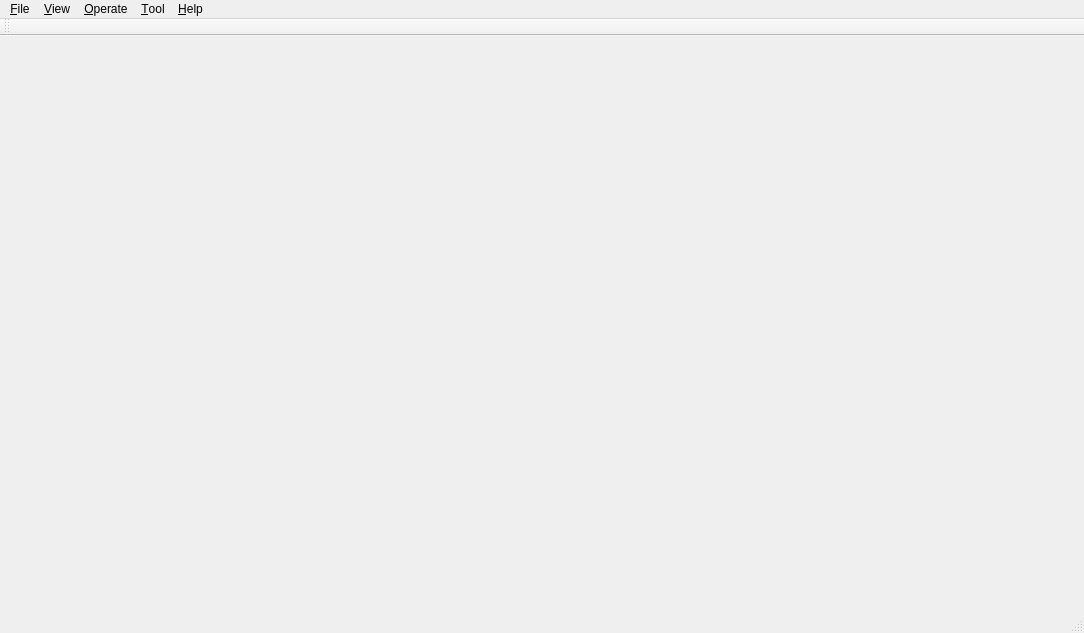
<?xml version="1.0" encoding="UTF-8"?>
<ui version="4.0">
 <class>MainWindow</class>
 <widget class="QMainWindow" name="MainWindow">
  <property name="geometry">
   <rect>
    <x>0</x>
    <y>0</y>
    <width>1084</width>
    <height>633</height>
   </rect>
  </property>
  <property name="windowTitle">
   <string>MEGAROBO</string>
  </property>
  <widget class="QTabWidget" name="centralWidget">
   <property name="tabBarAutoHide">
    <bool>true</bool>
   </property>
  </widget>
  <widget class="QMenuBar" name="menuBar">
   <property name="geometry">
    <rect>
     <x>0</x>
     <y>0</y>
     <width>1084</width>
     <height>23</height>
    </rect>
   </property>
   <widget class="QMenu" name="menuFile">
    <property name="title">
     <string>&amp;File</string>
    </property>
    <addaction name="actionExit"/>
   </widget>
   <widget class="QMenu" name="menuOperate">
    <property name="title">
     <string>&amp;Operate</string>
    </property>
    <addaction name="actionStop"/>
    <addaction name="separator"/>
    <addaction name="actionUpload"/>
    <addaction name="actionDownload"/>
    <addaction name="actionStore"/>
    <addaction name="actionSync"/>
    <addaction name="separator"/>
    <addaction name="actionSearch"/>
   </widget>
   <widget class="QMenu" name="menuHelp">
    <property name="title">
     <string>&amp;Help</string>
    </property>
    <addaction name="actionAbout"/>
   </widget>
   <widget class="QMenu" name="menuToo">
    <property name="title">
     <string>&amp;Tool</string>
    </property>
   </widget>
   <widget class="QMenu" name="menuView">
    <property name="title">
     <string>&amp;View</string>
    </property>
    <widget class="QMenu" name="menuLanguage">
     <property name="title">
      <string>&amp;Language</string>
     </property>
     <addaction name="actionChinese"/>
     <addaction name="actionEnglish"/>
    </widget>
    <widget class="QMenu" name="menuStyle">
     <property name="title">
      <string>&amp;Style</string>
     </property>
     <addaction name="actionMega"/>
     <addaction name="actionClassic"/>
    </widget>
    <addaction name="menuLanguage"/>
    <addaction name="menuStyle"/>
   </widget>
   <addaction name="menuFile"/>
   <addaction name="menuView"/>
   <addaction name="menuOperate"/>
   <addaction name="menuToo"/>
   <addaction name="menuHelp"/>
  </widget>
  <widget class="QToolBar" name="mainToolBar">
   <attribute name="toolBarArea">
    <enum>TopToolBarArea</enum>
   </attribute>
   <attribute name="toolBarBreak">
    <bool>false</bool>
   </attribute>
  </widget>
  <widget class="QStatusBar" name="statusBar"/>
  <action name="actionStop">
   <property name="text">
    <string>&amp;Stop</string>
   </property>
   <property name="shortcut">
    <string>Ctrl+E</string>
   </property>
  </action>
  <action name="actionExit">
   <property name="text">
    <string>&amp;Exit</string>
   </property>
   <property name="shortcut">
    <string>Ctrl+Q</string>
   </property>
  </action>
  <action name="actionAbout">
   <property name="text">
    <string>&amp;About</string>
   </property>
   <property name="shortcut">
    <string>Ctrl+I</string>
   </property>
  </action>
  <action name="actionHelp">
   <property name="text">
    <string>&amp;Help</string>
   </property>
   <property name="shortcut">
    <string>Ctrl+H</string>
   </property>
  </action>
  <action name="actionUpload">
   <property name="text">
    <string>&amp;Upload</string>
   </property>
   <property name="shortcut">
    <string>Ctrl+U</string>
   </property>
  </action>
  <action name="actionDownload">
   <property name="text">
    <string>&amp;Download</string>
   </property>
   <property name="shortcut">
    <string>Ctrl+D</string>
   </property>
  </action>
  <action name="actionStore">
   <property name="text">
    <string>S&amp;tore</string>
   </property>
   <property name="shortcut">
    <string>Ctrl+T</string>
   </property>
  </action>
  <action name="actionSync">
   <property name="text">
    <string>S&amp;ync</string>
   </property>
   <property name="shortcut">
    <string>Ctrl+Y</string>
   </property>
  </action>
  <action name="actionChinese">
   <property name="checkable">
    <bool>true</bool>
   </property>
   <property name="text">
    <string>&amp;Chinese</string>
   </property>
  </action>
  <action name="actionEnglish">
   <property name="checkable">
    <bool>true</bool>
   </property>
   <property name="checked">
    <bool>false</bool>
   </property>
   <property name="text">
    <string>&amp;English</string>
   </property>
  </action>
  <action name="actionMega">
   <property name="checkable">
    <bool>true</bool>
   </property>
   <property name="checked">
    <bool>false</bool>
   </property>
   <property name="text">
    <string>&amp;MEGAROBO</string>
   </property>
  </action>
  <action name="actionClassic">
   <property name="checkable">
    <bool>true</bool>
   </property>
   <property name="checked">
    <bool>false</bool>
   </property>
   <property name="text">
    <string>&amp;Classic</string>
   </property>
  </action>
  <action name="actionSearch">
   <property name="text">
    <string>&amp;Search</string>
   </property>
   <property name="toolTip">
    <string>SearchDevice</string>
   </property>
   <property name="shortcut">
    <string>Ctrl+F</string>
   </property>
  </action>
 </widget>
 <layoutdefault spacing="6" margin="11"/>
 <resources/>
 <connections>
  <connection>
   <sender>actionExit</sender>
   <signal>triggered()</signal>
   <receiver>MainWindow</receiver>
   <slot>close()</slot>
   <hints>
    <hint type="sourcelabel">
     <x>-1</x>
     <y>-1</y>
    </hint>
    <hint type="destinationlabel">
     <x>399</x>
     <y>299</y>
    </hint>
   </hints>
  </connection>
 </connections>
</ui>
